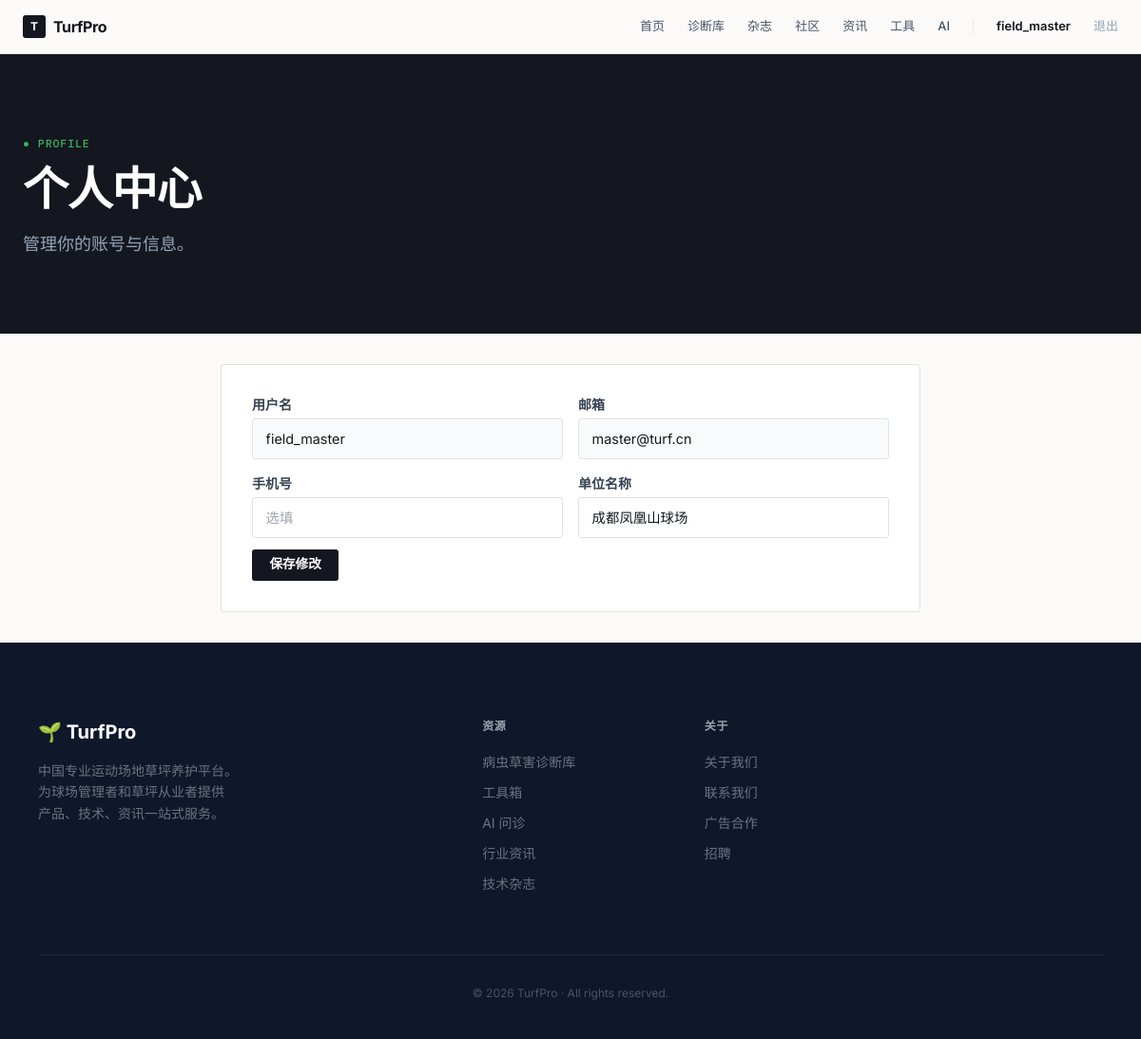
Page /profile (signed in) on the committed database.
### models.py (models this page shows, shortened)
class User(UserMixin, db.Model):
    id = db.Column(db.Integer, primary_key=True)
    username = db.Column(db.String(80), unique=True, nullable=False)
    email = db.Column(db.String(120), unique=True, nullable=False)
    password_hash = db.Column(db.String(200), nullable=False)
    phone = db.Column(db.String(20))
    company = db.Column(db.String(200))
    is_admin = db.Column(db.Boolean, default=False)
    created_at = db.Column(db.DateTime, default=datetime.utcnow)
    posts = db.relationship('Post', backref='author', lazy=True)
    orders = db.relationship('Order', backref='user', lazy=True)
    reviews = db.relationship('Review', backref='user', lazy=True)

### routes.py (the view)
@main.route('/profile', methods=['GET','POST'])
@login_required
def profile():
    if request.method=='POST':
        current_user.phone=request.form.get('phone',''); current_user.company=request.form.get('company','')
        db.session.commit(); flash('已更新','success')
    return render_template('profile.html')

### app.py (called while the page is built)
@login_manager.user_loader
def load_user(user_id):
    from models import User; return User.query.get(int(user_id))

### routes.py (called while the page is built)
@main.context_processor
def inject_globals():
    return dict(categories=Category.query.order_by(Category.display_order).all(), current_year=datetime.now().year)

### templates/profile.html
{% extends "base.html" %}{% block content %}
<section style="background:#14171f">
    <div class="max-w-7xl mx-auto px-6 py-20">
        <div class="max-w-3xl reveal">
            <div class="eyebrow mb-4" style="color:#3ab564"><span>●</span><span>PROFILE</span></div>
            <h1 class="text-4xl lg:text-5xl font-extrabold text-white tracking-tight mb-5">个人中心</h1>
            <p class="text-slate-400 text-base lg:text-lg max-w-xl leading-relaxed">管理你的账号与信息。</p>
        </div>
    </div>
</section>
<section class="max-w-3xl mx-auto px-4 py-8">
    <div class="card p-8 reveal">
        <form method="POST" class="space-y-3">
            <div class="grid md:grid-cols-2 gap-4">
                <div><label class="text-sm font-semibold text-gray-700 mb-1 block">用户名</label><input value="{{ current_user.username }}" class="input bg-gray-50" disabled></div>
                <div><label class="text-sm font-semibold text-gray-700 mb-1 block">邮箱</label><input value="{{ current_user.email }}" class="input bg-gray-50" disabled></div>
                <div><label class="text-sm font-semibold text-gray-700 mb-1 block">手机号</label><input name="phone" value="{{ current_user.phone or '' }}" class="input" placeholder="选填"></div>
                <div><label class="text-sm font-semibold text-gray-700 mb-1 block">单位名称</label><input name="company" value="{{ current_user.company or '' }}" class="input" placeholder="选填"></div>
            </div>
            <button type="submit" class="btn btn-primary">保存修改</button>
        </form>
    </div>
</section>
{% endblock %}

### templates/base.html (shortened to what this page needs)
<!DOCTYPE html>
<html lang="zh-CN">
<head>
    <script src="https://cdn.tailwindcss.com"></script>
</head>
<body class="text-ink antialiased" style="background:#fbfaf8">
    <nav class="nav-glass sticky top-0 z-50">
        <div class="max-w-7xl mx-auto px-6">
            <div class="flex justify-between items-center h-14">
                <a href="/" class="flex items-center gap-2">
                    <span class="inline-flex items-center justify-center w-6 h-6 bg-ink text-white text-xs font-bold" style="border-radius:3px">T</span>
                    <span class="font-bold text-base tracking-tight">TurfPro</span>
                </a>
                <div class="hidden md:flex items-center space-x-6">
                    <a href="/" class="text-[13px] font-medium text-slate-600 hover:text-ink">首页</a>
                    <a href="/diagnose" class="text-[13px] font-medium text-slate-600 hover:text-ink">诊断库</a>
                    <a href="/magazine" class="text-[13px] font-medium text-slate-600 hover:text-ink">杂志</a>
                    <a href="/forum" class="text-[13px] font-medium text-slate-600 hover:text-ink">社区</a>
                    <a href="/news" class="text-[13px] font-medium text-slate-600 hover:text-ink">资讯</a>
                    <a href="/tools" class="text-[13px] font-medium text-slate-600 hover:text-ink">工具</a>
                    <a href="/ai-assistant" class="text-[13px] font-medium text-slate-600 hover:text-ink">AI</a>
                    {% if current_user.is_authenticated %}
                    <a href="/profile" class="text-[13px] font-semibold text-ink">{{ current_user.username }}</a>
                    <a href="/logout" class="text-[13px] font-medium text-slate-400 hover:text-red-500">退出</a>
                    {% else %}
                    <a href="/login" class="text-[13px] font-medium text-slate-600 hover:text-ink">登录</a>
                    <a href="/register" class="text-[13px] font-semibold text-white bg-ink px-3 py-1.5" style="border-radius:3px">注册</a>
                    {% endif %}
                </div>
            </div>
        </div>
    </nav>
    {% block content %}{% endblock %}
    <footer class="bg-slate-900 text-gray-500 pt-20 pb-10">
        <div class="max-w-6xl mx-auto px-4">
            <div class="grid md:grid-cols-5 gap-12 mb-16">
                <div class="md:col-span-2">
                    <span class="text-white text-xl font-bold">🌱 TurfPro</span>
                    <p class="mt-4 text-sm leading-relaxed">中国专业运动场地草坪养护平台。<br>为球场管理者和草坪从业者提供<br>产品、技术、资讯一站式服务。</p>
                </div>
                <div><h4 class="text-gray-400 text-xs font-semibold tracking-wider uppercase mb-5">资源</h4>
                    <ul class="space-y-3 text-sm">
                        <li><a href="/diagnose" class="hover:text-white transition">病虫草害诊断库</a></li>
                        <li><a href="/tools" class="hover:text-white transition">工具箱</a></li>
                        <li><a href="/ai-assistant" class="hover:text-white transition">AI 问诊</a></li>
                        <li><a href="/news" class="hover:text-white transition">行业资讯</a></li>
                        <li><a href="/magazine" class="hover:text-white transition">技术杂志</a></li>
                </ul></div>
                <div><h4 class="text-gray-400 text-xs font-semibold tracking-wider uppercase mb-5">关于</h4>
                    <ul class="space-y-3 text-sm">
                        <li><a href="/about" class="hover:text-white transition">关于我们</a></li>
                        <li><a href="/contact" class="hover:text-white transition">联系我们</a></li>
                        <li><a href="/advertise" class="hover:text-white transition">广告合作</a></li>
                        <li><a href="/jobs" class="hover:text-white transition">招聘</a></li>
                </ul></div>
            </div>
            <div class="border-t border-slate-800 pt-8 text-center text-xs text-slate-600">
                © {{ current_year }} TurfPro · All rights reserved.
            </div>
        </div>
    </footer>
</body>
</html>

### templates/base.html (style rules this page uses)
:root { --ink: #14171f; --grass: #1f6b3b; --grass-700: #185530; --accent: #3ab564; --sand: #f3f1ee; --cream: #fbfaf8; --line: #e4e2dd; --r: 3px; }
* { border-color: var(--line); }
body { font-family: 'Inter','Noto Sans SC', system-ui, sans-serif; font-weight: 400; color: var(--ink); -webkit-font-smoothing: antialiased; }
h1,h2,h3,h4 { font-family: 'Inter','Noto Sans SC', system-ui, sans-serif; font-weight: 700; letter-spacing: -0.02em; }
.eyebrow { font-family: 'IBM Plex Mono', monospace; font-size: .72rem; font-weight: 500; letter-spacing: .08em; text-transform: uppercase; color: var(--accent); display: inline-flex; align-items: center; gap: .5rem; }
.reveal { opacity: 0; transform: translateY(16px); transition: .5s cubic-bezier(.22,1,.36,1); }
.reveal.visible { opacity: 1; transform: translateY(0); }
.card { background:#fff; border-radius: var(--r); border:1px solid var(--line); transition: border-color .2s, box-shadow .2s; }
.btn { display:inline-flex; align-items:center; justify-content:center; gap:.4rem; padding:.6rem 1.15rem; border-radius: var(--r); font-weight:600; font-size:.85rem; line-height:1; transition: background .18s, color .18s, border-color .18s; }
.btn-primary { background: var(--ink); color:#fff; }
.input { border:1px solid var(--line); border-radius: var(--r); padding:.6rem .85rem; width:100%; background:#fff; transition:.15s; font-size:.9rem; }
.nav-glass { background: rgba(251,250,248,.88); backdrop-filter: blur(12px); -webkit-backdrop-filter: blur(12px); border-bottom:1px solid var(--line); }
html { scroll-behavior: smooth; }

### rows in the picture
User: username "field_master", email "master@turf.cn", company "成都凤凰山球场"
